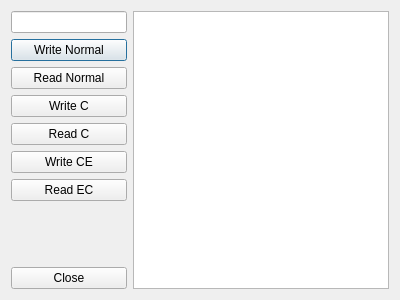
<?xml version="1.0" encoding="UTF-8"?>
<ui version="4.0">
 <class>Descorator2DemoDialog</class>
 <widget class="QDialog" name="Descorator2DemoDialog">
  <property name="geometry">
   <rect>
    <x>0</x>
    <y>0</y>
    <width>400</width>
    <height>300</height>
   </rect>
  </property>
  <property name="windowTitle">
   <string>Decorator 2nd Sample</string>
  </property>
  <layout class="QHBoxLayout" name="horizontalLayout">
   <item>
    <layout class="QVBoxLayout" name="verticalLayout">
     <item>
      <widget class="QLineEdit" name="lnData"/>
     </item>
     <item>
      <widget class="QPushButton" name="btnWriteNormal">
       <property name="text">
        <string>Write Normal</string>
       </property>
      </widget>
     </item>
     <item>
      <widget class="QPushButton" name="btnReadNormal">
       <property name="text">
        <string>Read Normal</string>
       </property>
      </widget>
     </item>
     <item>
      <widget class="QPushButton" name="btnWriteC">
       <property name="text">
        <string>Write C</string>
       </property>
      </widget>
     </item>
     <item>
      <widget class="QPushButton" name="btnReadC">
       <property name="text">
        <string>Read C</string>
       </property>
      </widget>
     </item>
     <item>
      <widget class="QPushButton" name="btnWriteCE">
       <property name="text">
        <string>Write CE</string>
       </property>
      </widget>
     </item>
     <item>
      <widget class="QPushButton" name="btnReadEC">
       <property name="text">
        <string>Read EC</string>
       </property>
      </widget>
     </item>
     <item>
      <spacer name="verticalSpacer">
       <property name="orientation">
        <enum>Qt::Vertical</enum>
       </property>
       <property name="sizeHint" stdset="0">
        <size>
         <width>20</width>
         <height>40</height>
        </size>
       </property>
      </spacer>
     </item>
     <item>
      <widget class="QPushButton" name="btnClose">
       <property name="text">
        <string>Close</string>
       </property>
      </widget>
     </item>
    </layout>
   </item>
   <item>
    <widget class="QTextEdit" name="txtConsole"/>
   </item>
  </layout>
 </widget>
 <resources/>
 <connections>
  <connection>
   <sender>btnClose</sender>
   <signal>clicked()</signal>
   <receiver>Descorator2DemoDialog</receiver>
   <slot>reject()</slot>
   <hints>
    <hint type="sourcelabel">
     <x>54</x>
     <y>278</y>
    </hint>
    <hint type="destinationlabel">
     <x>25</x>
     <y>199</y>
    </hint>
   </hints>
  </connection>
 </connections>
</ui>
